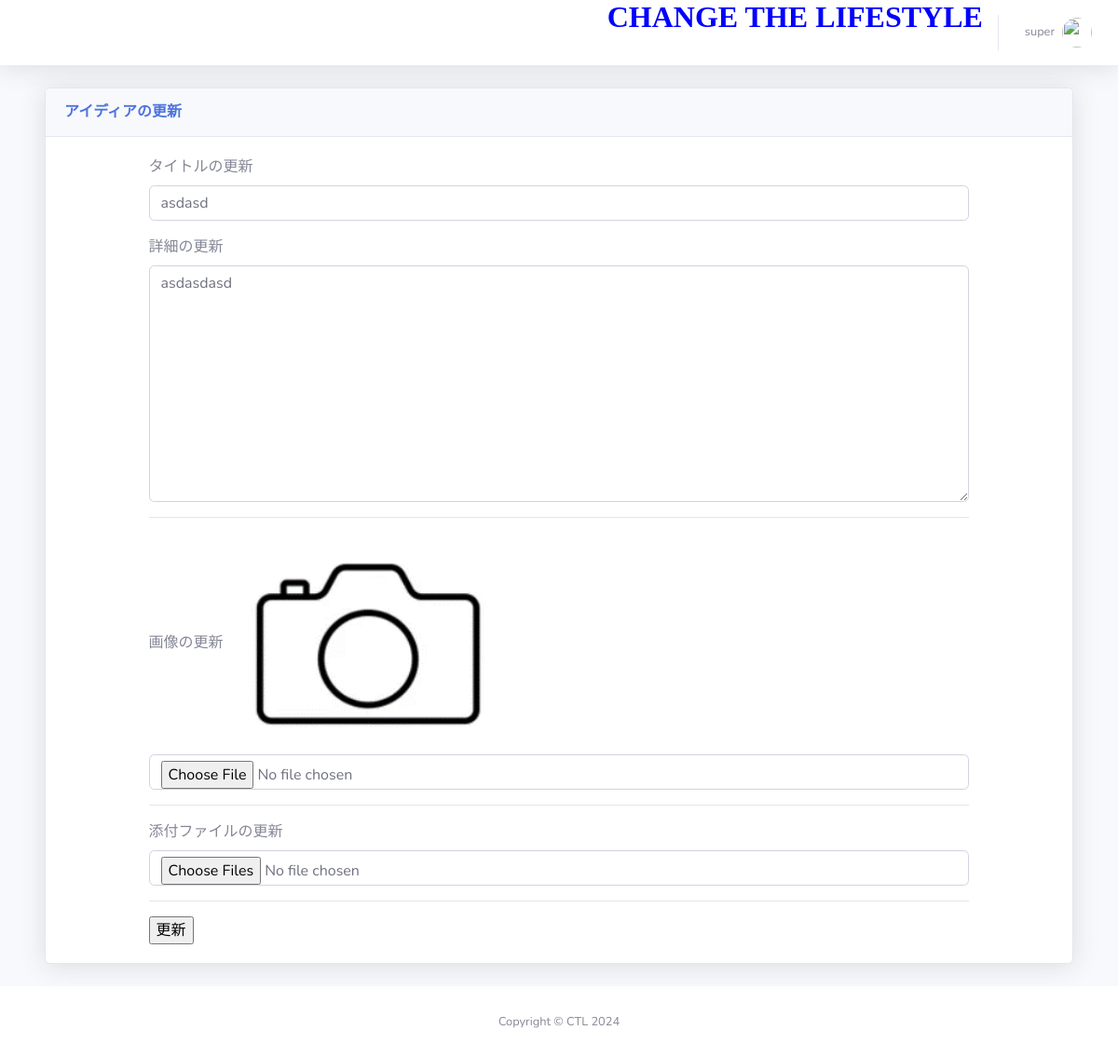
Page /dashboard/post/edit/22/ (signed in) on the earlier database version.
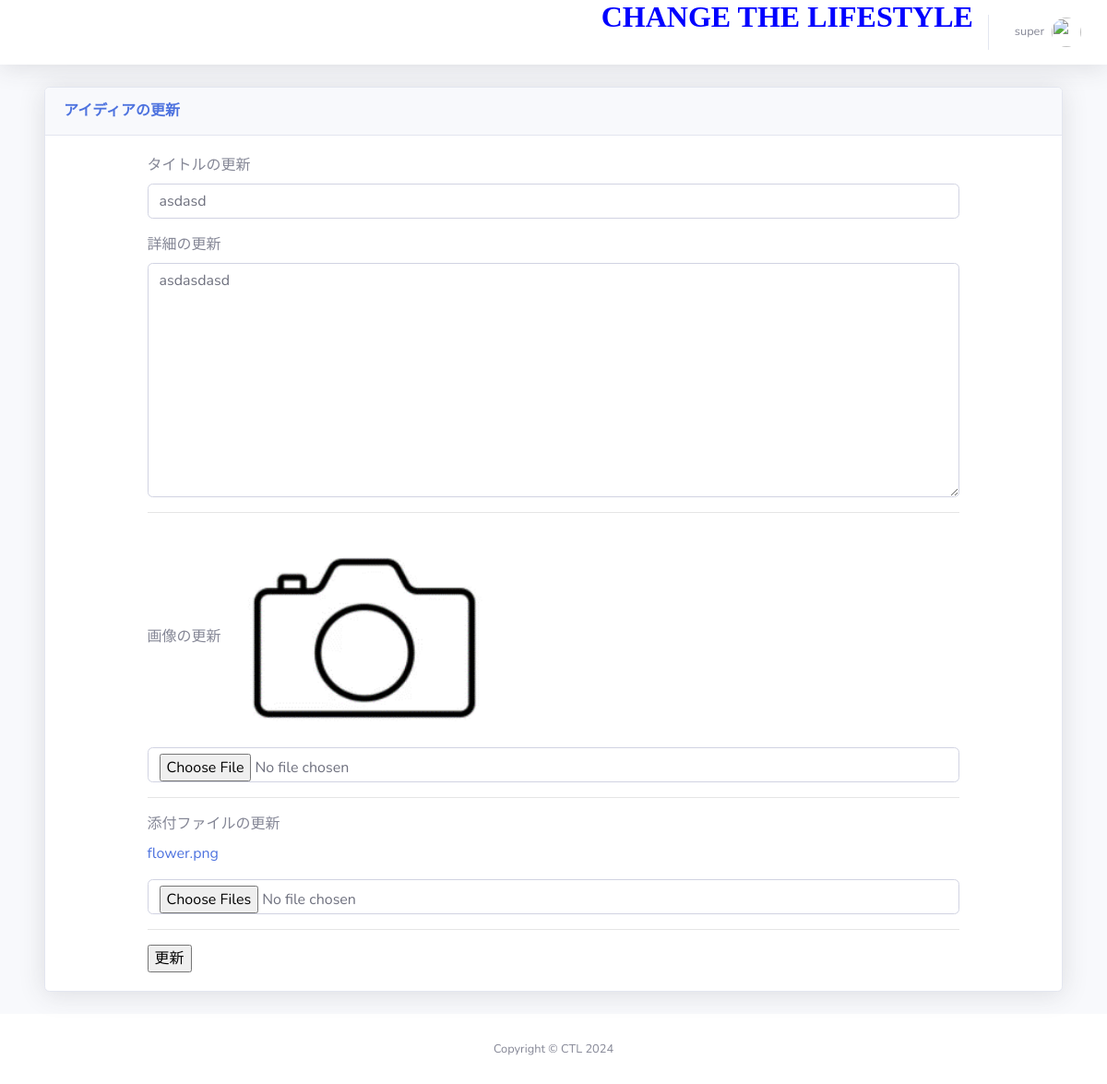
Same page on the later database version.
### idea/models.py (models this page shows, shortened)
class IdeaFile(models.Model):
    idea = models.ForeignKey('Idea', on_delete=models.CASCADE)
    file = models.FileField(upload_to='idea_files/')
    uploaded_at = models.DateTimeField(auto_now_add=True)

### dashboard/views.py (the view, shortened to what this page needs)
# urls.py: path('post/edit/<str:id>/', views.EditPost.as_view(), name='edit_post'),
class EditPost(View):
    @method_decorator(login_required(login_url='login'))
    def dispatch(self, request, *args, **kwargs):
        return super().dispatch(request, *args, **kwargs)
    def get(self, request, id):
        obj = get_object_or_404(Idea, id=id)
        return render(request, 'dashboard/post/edit_post.html', {'obj': obj})

### templates/dashboard/post/edit_post.html (shortened to what this page needs)
{% extends 'dashboard/base/base.html' %}
{% block body %}
<div class="container-fluid">
    <div class="card shadow mb-4">
        <div class="card-header py-3">
            <h6 class="m-0 font-weight-bold text-primary">アイディアの更新</h6>
        </div>
        <div class="row" style="padding: 20px;">
            <div class="col-10 mx-auto">
                <form action="{% url 'edit_post' id=obj.id %}" method="POST" enctype="multipart/form-data">
                    <div class="form-group">
                        <label for="title">タイトルの更新</label>
                        <input type="text" id="title" class="form-control" placeholder="Edit Blog Title" name="title" value="{{ obj.title }}" required>
                    </div>
                    <div class="form-group">
                        <label for="detail">詳細の更新</label>
                        <textarea class="form-control" id="detail" name="detail" rows="10" placeholder="Edit Blog Details" required>{{ obj.detail }}</textarea>
                    </div>
                    <hr>
                    <div class="form-group">
                        <label class="form-label" for="customFile">画像の更新</label>
                        {% if obj.image %}
                          <img src="{{ obj.image.url }}" alt="Current Image" class="preview" style="width: 300px; height: auto;">
                        {% endif %}
                        <input type="file" class="form-control" id="customFile" name="image" />
                    </div>
                    <hr>
                    <div class="form-group">
                      <label class="form-label" for="customFiles">添付ファイルの更新</label>
                      {% if obj.files.all %}
                          {% for file in obj.files.all %}
                              <p><a href="{{ file.file.url }}" target="_blank">{{ file.file.name|slice:"11:" }}</a></p>
                          {% endfor %}
                      {% endif %}
                      <input type="file" class="form-control" id="customFiles" name="files" multiple />
                  </div>
                  <hr>
                    <input type="submit" value="更新">
                </form>
            </div>
        </div>
    </div>
</div>
{% endblock %}

Differences in the rows shown:
added IdeaFile: file.name "flower.png"
